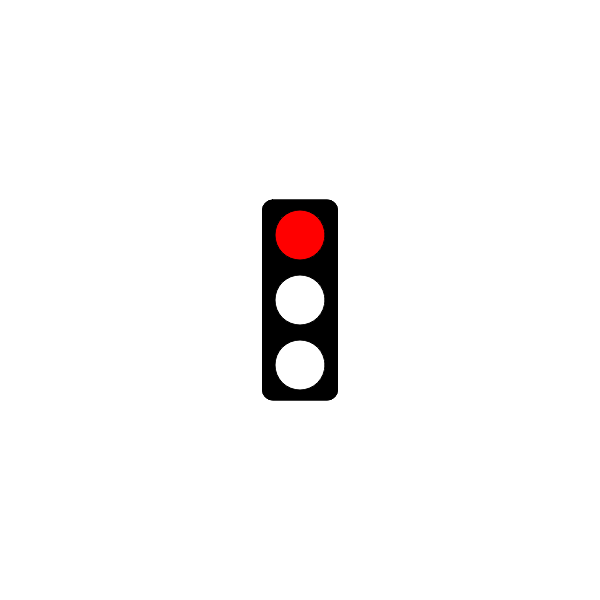
Frame 1 (no input)
Frame 60 (no input): identical to frame 1, image omitted
Frame 120 (the mouse pressed at the canvas centre since frame 60): identical to frame 1, image omitted

The p5.js sketch that drew this single still picture (run headless with seeded random() and noise() and a simulated clock; from frame 60 on, the mouse is pressed at the canvas centre):

// p5.js sketch
// ── sketch.js
// Traffic Light Starter Code
// Your Name Here
// The Date Here

// GOAL: make a 'traffic light' simulator. For now, just have the light
// changing according to time. You may want to investigate the millis()
// function at https://p5js.org/reference/#/p5/millis

let lastSwitchedTime = 0;
let lightColor = 'red';
let greenDuration = 4000;
let redDuration = 4000;
let yellowDuration = 1000;

function setup() {
  createCanvas(600, 600);
}

function draw() {
  background(255);
  updatedLightState();
  drawOutlineOfLights();
  showCorrectLight();
  
}

function updatedLightState() {
  //box
  rectMode(CENTER);
  fill(0);
  rect(width/2, height/2, 75, 200, 10);

  //lights

  if (lightColor === 'red' && millis() > lastSwitchedTime + redDuration) {
    lightColor = 'green';
    lastSwitchedTime = millis();
  }
  else if (lightColor === 'green' & millis() > lastSwitchedTime + greenDuration) {
    lightColor = 'yellow';
    lastSwitchedTime = millis();
  }
  else if (lightColor === 'yellow' && millis() > lastSwitchedTime + yellowDuration) {
    lightColor === 'red';
    lastSwitchedTime = millis();
  }
}
function drawOutlineOfLights() {
  //box
  rectMode(CENTER);
  fill(0);
  rect(width/2, height/2, 75, 200, 10);

  //lights
  fill(255);
  ellipse(width/2, height/2 - 65, 50, 50); //top
  ellipse(width/2, height/2, 50, 50); //middle
  ellipse(width/2, height/2 + 65, 50, 50); //bottom
}
function showCorrectLight() {
  if (lightColor === 'red') {
    fill('red');
    ellipse(width/2, height/2 - 65, 50, 50); //top
  }
  else if (lightColor === "green") {
    fill("green");
    ellipse(width/2, height/2 + 65, 50, 50); //bottom
  }
  else if (lightColor === "yellow") {
    fill("yellow");
    ellipse(width/2, height/2, 50, 50); //middle
  }
}
